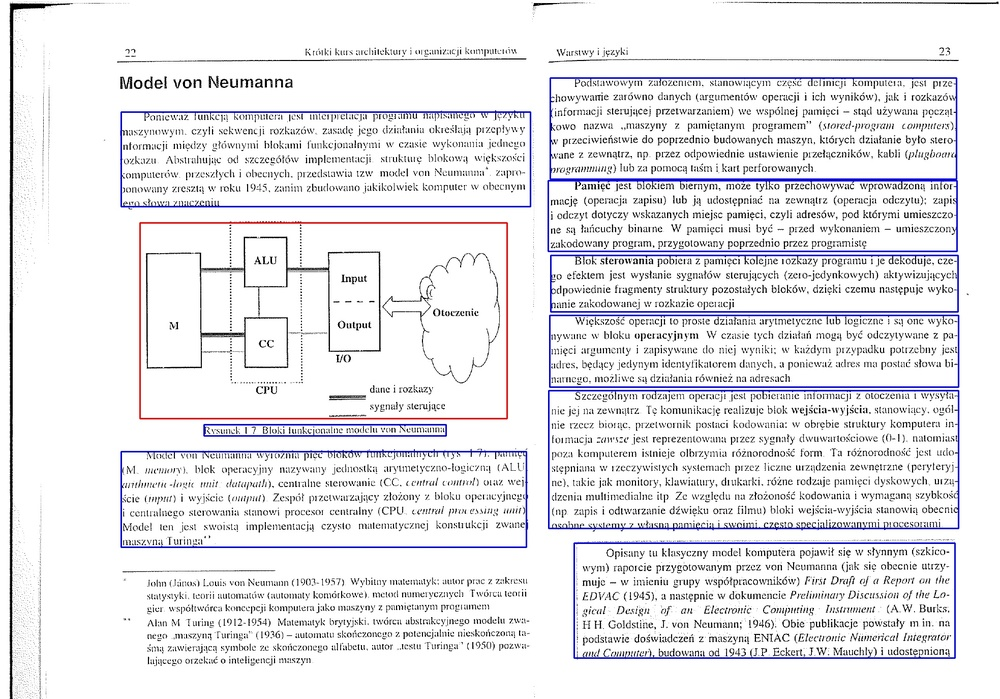
#> input picture ocr/przetwarzanie_elem_graf/rezultaty/detekcja_strony.jpg, 1000 x 699 px, shrunk from 1967 x 1375 before the run; its folder holds only this picture in this run
$ python -i ocr_wzory_latex.py   (imports and definitions only)
#> lines starting #> are read from the running program, lines starting #| are printed output that depends on the picture; after the words box and inside, x2 and y2 are one past the last pixel; in counts of white or black regions, pixels touching at a corner belong together
import json, pathlib, re, cv2
from PIL import Image
from tqdm import tqdm
from pix2text import Pix2Text

# sciezki
SRC_DIR    = pathlib.Path("results/wzory")
OUT_JSON   = pathlib.Path("results/latex_wozry.json")
MASTER_TEX = pathlib.Path("results/wzory.tex")

#model
DEVICE = "cuda:0"
MODEL  = "mfr"
# [1 line that did not run here, left out]

# dodatkowa pomocniczna do sprawdzenia czy na pewno jest to wzor
MATH_CHARS = re.compile(r"[A-Za-z0-9\\+\-*/=^_]")

def looks_like_formula(txt: str) -> bool:
    txt = txt.strip("$").strip()
    return bool(MATH_CHARS.search(txt)) and len(txt) >= 3

# preproces
def preprocess_for_paddle(path: str):
#> called with path = 'rezultaty/detekcja_strony.jpg'
    gray = cv2.imread(path, cv2.IMREAD_GRAYSCALE)
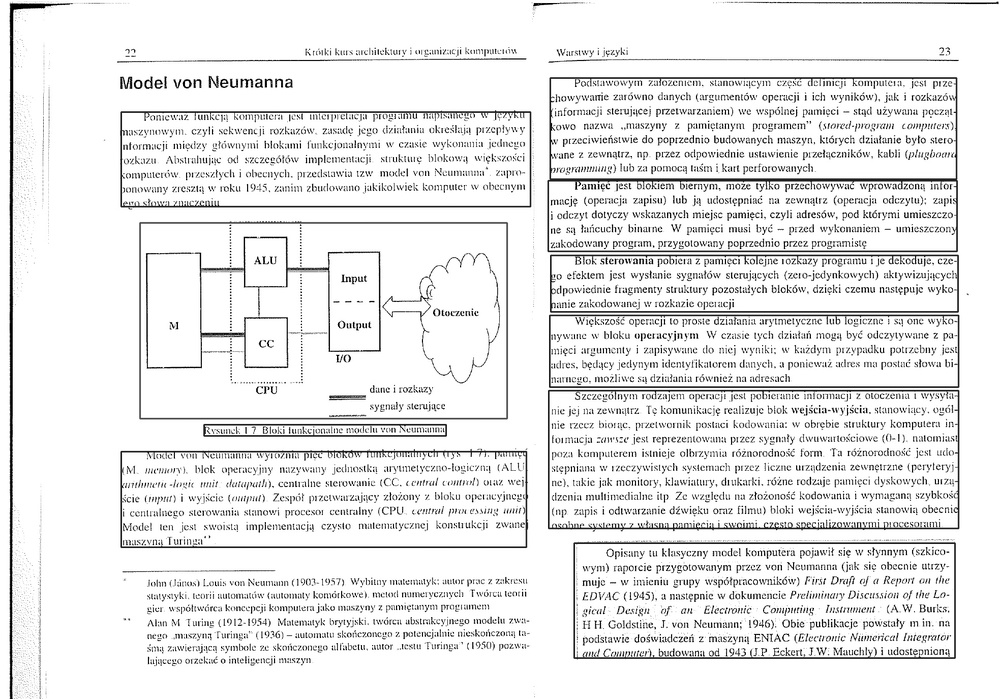
#> gray: shape (699, 1000); min 0, max 255, mean 233
    blur = cv2.GaussianBlur(gray, (3, 3), 0)
    _, bin_img = cv2.threshold(blur, 180, 255, cv2.THRESH_BINARY)
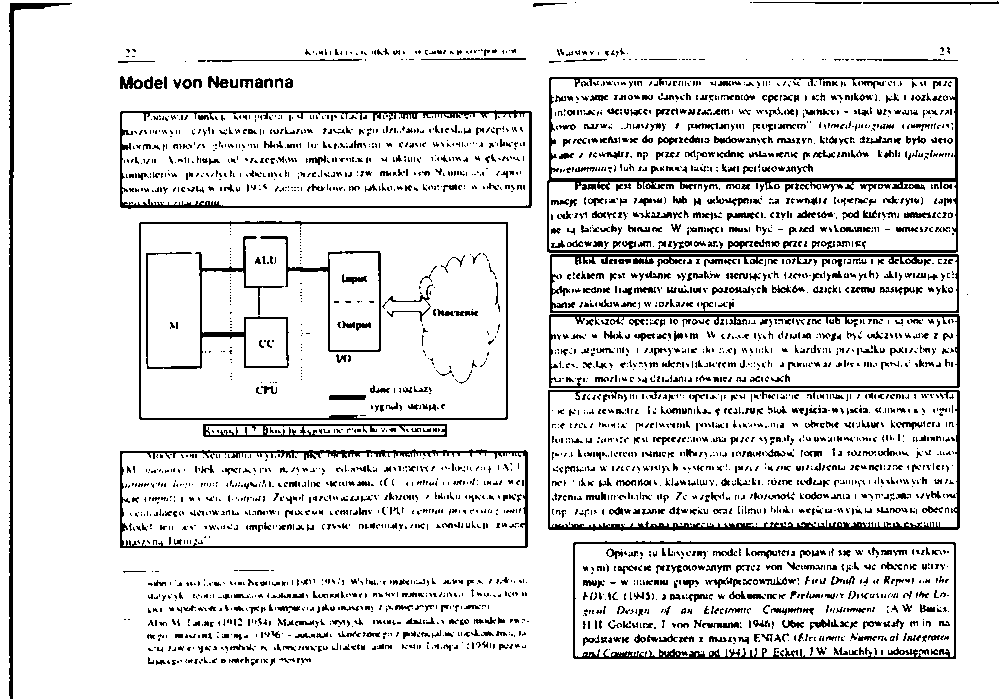
#> bin_img: shape (699, 1000); 87.8% white; black in thin lines or dots
    rgb = cv2.cvtColor(bin_img, cv2.COLOR_GRAY2RGB)
#> rgb: shape (699, 1000, 3); 87.8% white; black in thin lines or dots
    return Image.fromarray(rgb)

#glowna petla
results = {}
# [28 lines not run here, left out]

>>> result = preprocess_for_paddle('rezultaty/detekcja_strony.jpg')

$ run again, on ocr/przetwarzanie_elem_graf/rezultaty/obrazek_7.png
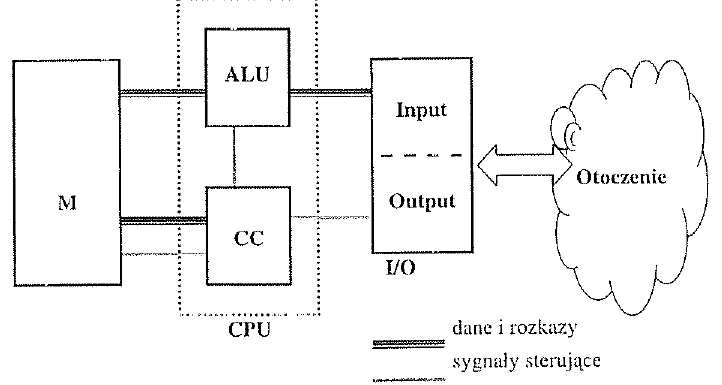
#> input picture ocr/przetwarzanie_elem_graf/rezultaty/obrazek_7.png, 722 x 385 px
#> in preprocess_for_paddle, gray is the input picture: shape (385, 722); min 0, max 255, mean 244.4
#> in preprocess_for_paddle, `blur = cv2.GaussianBlur(gray, (3, 3), 0)`:
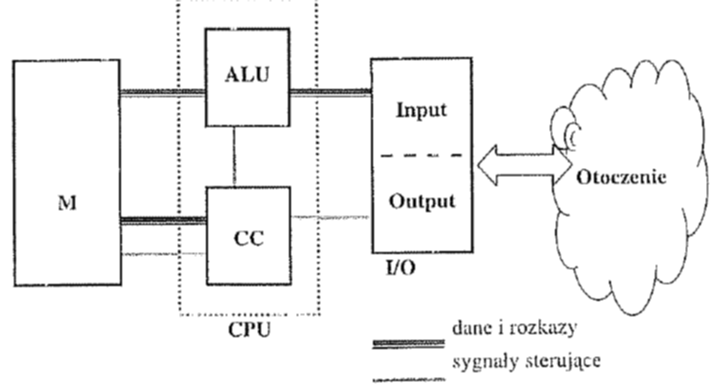
#> blur: shape (385, 722); min 0, max 255, mean 244.4
#> in preprocess_for_paddle, `_, bin_img = cv2.threshold(blur, 180, 255, cv2.THRESH_BINARY)`:
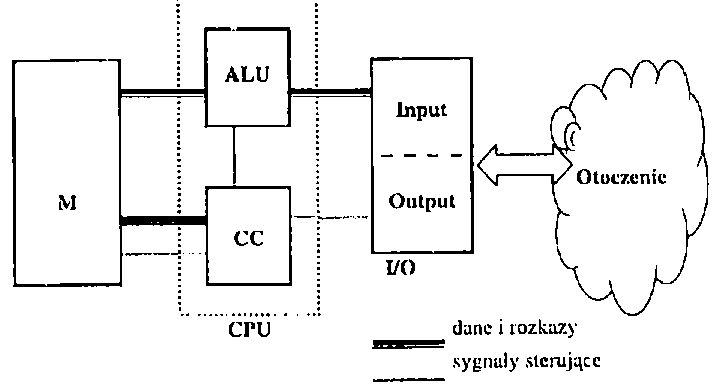
#> bin_img: shape (385, 722); 94.4% white; 230 black regions (155 under 20 px), largest, box (x1, y1, x2, y2) and area: (12, 27, 474, 287) 7572, (477, 60, 709, 316) 2339, (372, 339, 445, 349) 548
